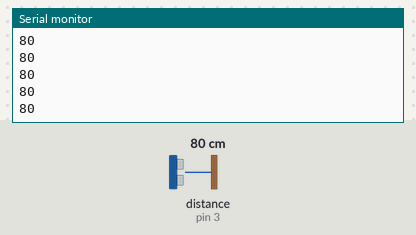
Bench run of a sketch on a simulated Arduino Uno, built with avr-gcc and run on an emulated ATmega328P. Shown: the last lines printed to the serial monitor. The inputs (shaded band) are chosen by the test bench; at power-on: distance to the obstacle (sensor on pin 3) 80 cm.

Above: at 1.2 s.
1.3 s: distance to the obstacle (sensor on pin 3) set to 2 cm
At 1.46 s:
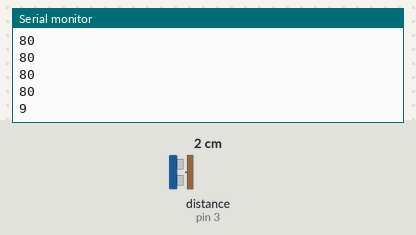
2.8 s: distance to the obstacle (sensor on pin 3) set to 18 cm
At 2.9 s:
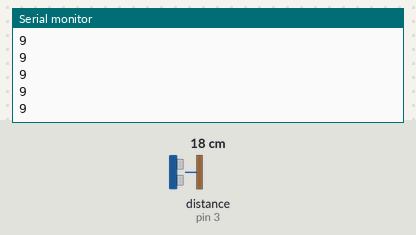
Timing chart, 0 to 5.8 s (numbered marks = the images above; inputs shaded):
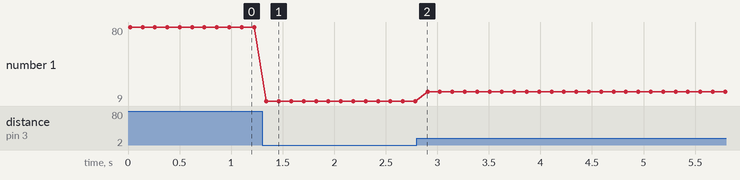

The sketch:

IR_testing.ino
```cpp
#include <SharpIR.h>

int IRpin = 3; // pin A3

SharpIR sharp(IRpin, 1080);

void setup() {
  Serial.begin(9600);
}

void loop() {
  int d = sharp.distance(); // distance in cm
  Serial.println(d);
  delay(100);
}
```

Measured:
- after the input at 1.3 s, the serial monitor: prints a new line at once (image 1)
- plotted number 1: 80 → 9 after the input at 1.3 s, 9 → 18 after the input at 2.8 s
